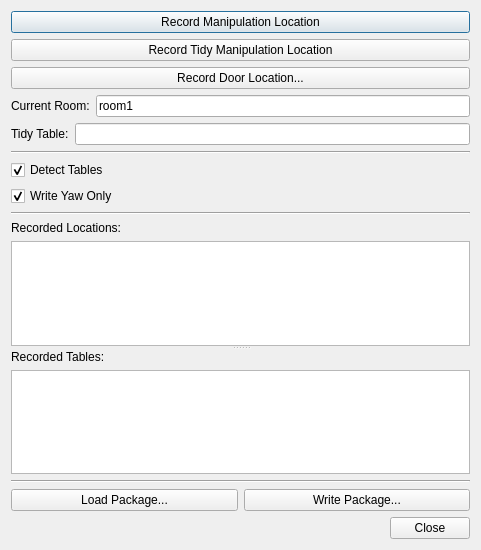
<?xml version="1.0" encoding="UTF-8"?>
<ui version="4.0">
 <class>mainDialog</class>
 <widget class="QDialog" name="mainDialog">
  <property name="geometry">
   <rect>
    <x>0</x>
    <y>0</y>
    <width>481</width>
    <height>550</height>
   </rect>
  </property>
  <property name="windowTitle">
   <string>Tidyup Teaching</string>
  </property>
  <property name="statusTip">
   <string/>
  </property>
  <layout class="QVBoxLayout" name="verticalLayout_3">
   <item>
    <widget class="QPushButton" name="recordManipulationLocationBtn">
     <property name="toolTip">
      <string>A manipulation location is a location that the robot can detect and grasp
 objects from. There should be exactly one manipulation location at each
 place of interest. All objects at a manipulation location are to be tidied.</string>
     </property>
     <property name="statusTip">
      <string>Test</string>
     </property>
     <property name="text">
      <string>Record Manipulation Location</string>
     </property>
    </widget>
   </item>
   <item>
    <widget class="QPushButton" name="recordTidyManipulationLocationBtn">
     <property name="enabled">
      <bool>true</bool>
     </property>
     <property name="toolTip">
      <string>A tidy manipulation location is a manipulation location, where objects at
 this location are considered tidied up. Currently there should only be one
 tidy location.</string>
     </property>
     <property name="text">
      <string>Record Tidy Manipulation Location</string>
     </property>
    </widget>
   </item>
   <item>
    <widget class="QPushButton" name="recordDoorLocationBtn">
     <property name="toolTip">
      <string>A door location is a location in front of a door with the robot pointing
 towards it. There are two locations per door, one at each side. You will be
 asked to specify which door the robot is currently looking at.</string>
     </property>
     <property name="text">
      <string>Record Door Location...</string>
     </property>
    </widget>
   </item>
   <item>
    <layout class="QHBoxLayout" name="horizontalLayout">
     <item>
      <widget class="QLabel" name="label">
       <property name="text">
        <string>Current Room:</string>
       </property>
      </widget>
     </item>
     <item>
      <widget class="QLineEdit" name="currentRoomEdit">
       <property name="toolTip">
        <string>All locations belong to a room. Rooms are seperated by doors. If the robot
 changes the room, the current room should be updated.</string>
       </property>
       <property name="text">
        <string>room1</string>
       </property>
      </widget>
     </item>
    </layout>
   </item>
   <item>
    <layout class="QHBoxLayout" name="horizontalLayout_3">
     <item>
      <widget class="QLabel" name="label_4">
       <property name="text">
        <string>Tidy Table:</string>
       </property>
      </widget>
     </item>
     <item>
      <widget class="QLineEdit" name="tidyLocationEdit"/>
     </item>
    </layout>
   </item>
   <item>
    <widget class="Line" name="line">
     <property name="orientation">
      <enum>Qt::Horizontal</enum>
     </property>
    </widget>
   </item>
   <item>
    <widget class="QCheckBox" name="detectTablesCk">
     <property name="toolTip">
      <string>If checked, perform tables detection when adding manipulation locations
 automatically.</string>
     </property>
     <property name="text">
      <string>Detect Tables</string>
     </property>
     <property name="checked">
      <bool>true</bool>
     </property>
    </widget>
   </item>
   <item>
    <widget class="QCheckBox" name="writeYawOnlyCk">
     <property name="toolTip">
      <string>When recording a pose, only write the yaw as rotation. (The move_base
 node might not accept locations that are slightly pitched/rolled.)</string>
     </property>
     <property name="text">
      <string>Write Yaw Only</string>
     </property>
     <property name="checked">
      <bool>true</bool>
     </property>
    </widget>
   </item>
   <item>
    <widget class="Line" name="line_2">
     <property name="orientation">
      <enum>Qt::Horizontal</enum>
     </property>
    </widget>
   </item>
   <item>
    <widget class="QSplitter" name="splitter">
     <property name="orientation">
      <enum>Qt::Vertical</enum>
     </property>
     <widget class="QWidget" name="layoutWidget">
      <layout class="QVBoxLayout" name="verticalLayout_2">
       <item>
        <widget class="QLabel" name="label_2">
         <property name="text">
          <string>Recorded Locations:</string>
         </property>
        </widget>
       </item>
       <item>
        <widget class="QListWidget" name="recordedLocationsList">
         <property name="toolTip">
          <string>The recorded locations with specific names to be written. Do not change
 the naming scheme unless you know what you are doing.</string>
         </property>
        </widget>
       </item>
      </layout>
     </widget>
     <widget class="QWidget" name="layoutWidget">
      <layout class="QVBoxLayout" name="verticalLayout">
       <item>
        <widget class="QLabel" name="label_3">
         <property name="text">
          <string>Recorded Tables:</string>
         </property>
        </widget>
       </item>
       <item>
        <widget class="QListWidget" name="recordedTablesList">
         <property name="toolTip">
          <string>The recorded tables with specific names to be written. Do not change the
 naming scheme unless you know what you are doing.</string>
         </property>
        </widget>
       </item>
      </layout>
     </widget>
    </widget>
   </item>
   <item>
    <widget class="Line" name="line_3">
     <property name="orientation">
      <enum>Qt::Horizontal</enum>
     </property>
    </widget>
   </item>
   <item>
    <layout class="QHBoxLayout" name="horizontalLayout_2">
     <item>
      <widget class="QPushButton" name="loadPackageBtn">
       <property name="toolTip">
        <string>Write locations and table definition files individually.</string>
       </property>
       <property name="statusTip">
        <string>Write locations and table definition files.</string>
       </property>
       <property name="text">
        <string>Load Package...</string>
       </property>
      </widget>
     </item>
     <item>
      <widget class="QPushButton" name="writePackageBtn">
       <property name="toolTip">
        <string>Write locations and table definition files into a configuration package.</string>
       </property>
       <property name="text">
        <string>Write Package...</string>
       </property>
      </widget>
     </item>
    </layout>
   </item>
   <item>
    <widget class="QDialogButtonBox" name="buttonBox">
     <property name="orientation">
      <enum>Qt::Horizontal</enum>
     </property>
     <property name="standardButtons">
      <set>QDialogButtonBox::Close</set>
     </property>
     <property name="centerButtons">
      <bool>false</bool>
     </property>
    </widget>
   </item>
  </layout>
 </widget>
 <tabstops>
  <tabstop>loadPackageBtn</tabstop>
  <tabstop>buttonBox</tabstop>
 </tabstops>
 <resources/>
 <connections>
  <connection>
   <sender>buttonBox</sender>
   <signal>accepted()</signal>
   <receiver>mainDialog</receiver>
   <slot>accept()</slot>
   <hints>
    <hint type="sourcelabel">
     <x>257</x>
     <y>226</y>
    </hint>
    <hint type="destinationlabel">
     <x>157</x>
     <y>274</y>
    </hint>
   </hints>
  </connection>
  <connection>
   <sender>buttonBox</sender>
   <signal>rejected()</signal>
   <receiver>mainDialog</receiver>
   <slot>reject()</slot>
   <hints>
    <hint type="sourcelabel">
     <x>325</x>
     <y>226</y>
    </hint>
    <hint type="destinationlabel">
     <x>286</x>
     <y>274</y>
    </hint>
   </hints>
  </connection>
 </connections>
</ui>
